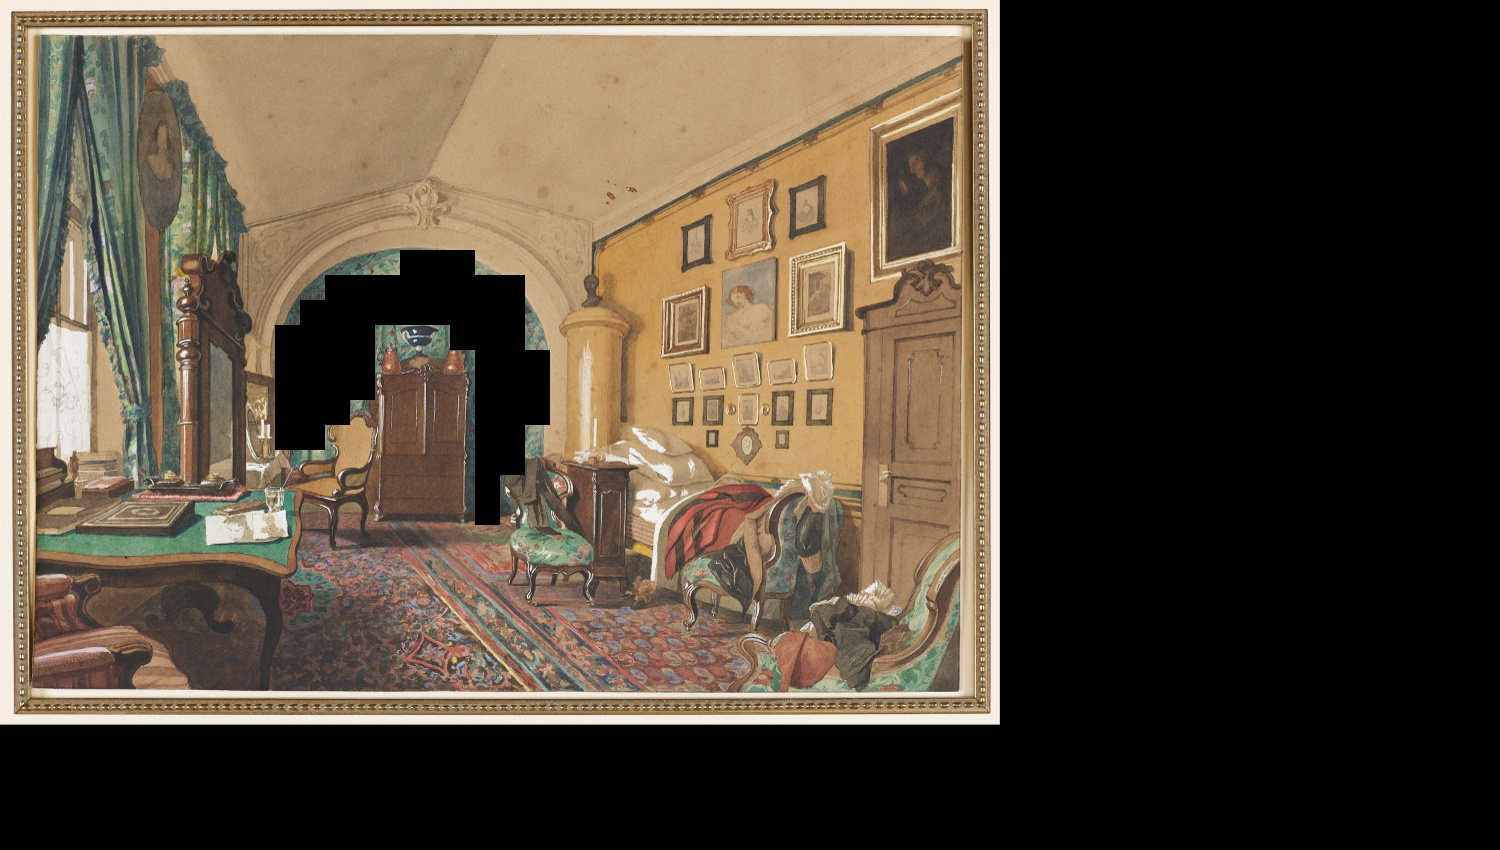

A 2D game scene composited from a Tiled map and its tileset images. What follows is a short description and the map's XML, with each tile layer's data collapsed to a summary:
An orthogonal 60x34 tile map with 25x25 px tiles, 1 tile layer (room) and 2 objects.

<map version="1.0" tiledversion="1.1.2" orientation="orthogonal" renderorder="right-down" width="60" height="34" tilewidth="25" tileheight="25" infinite="0" nextobjectid="4">
 <tileset firstgid="1" name="living_room" tilewidth="25" tileheight="25" tilecount="1160" columns="40">
  <image source="livingRoom.jpg" width="1000" height="725" />
 </tileset>
 <layer name="room" width="60" height="34">
  <data>[2040 cells, 1105 non-empty, 1105 distinct tile ids]</data>
 </layer>
 <objectgroup name="objects">
  <object id="1" x="724.667" y="270.667" width="47.3333" height="70.6667" />
  <object id="3" x="792.667" y="258.667">
   <polyline points="0,0 52,-16 50.6667,67.3333 -4,77.3333 0,-0.666667" />
  </object>
 </objectgroup>
</map>